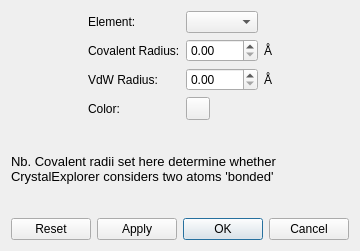
<?xml version="1.0" encoding="UTF-8"?>
<ui version="4.0">
 <class>ElementEditor</class>
 <widget class="QDialog" name="ElementEditor">
  <property name="geometry">
   <rect>
    <x>0</x>
    <y>0</y>
    <width>347</width>
    <height>251</height>
   </rect>
  </property>
  <property name="windowTitle">
   <string>Element editor</string>
  </property>
  <layout class="QVBoxLayout" name="verticalLayout">
   <item>
    <layout class="QGridLayout" name="gridLayout">
     <item row="1" column="3">
      <widget class="QLabel" name="label_4">
       <property name="text">
        <string>Å</string>
       </property>
      </widget>
     </item>
     <item row="2" column="1">
      <widget class="QLabel" name="label">
       <property name="text">
        <string>VdW Radius:</string>
       </property>
      </widget>
     </item>
     <item row="2" column="3">
      <widget class="QLabel" name="label_5">
       <property name="text">
        <string>Å</string>
       </property>
      </widget>
     </item>
     <item row="3" column="1">
      <widget class="QLabel" name="label_3">
       <property name="text">
        <string>Color:</string>
       </property>
      </widget>
     </item>
     <item row="1" column="1">
      <widget class="QLabel" name="label_2">
       <property name="text">
        <string>Covalent Radius:</string>
       </property>
      </widget>
     </item>
     <item row="1" column="2">
      <widget class="QDoubleSpinBox" name="covRadiusSpinBox">
       <property name="singleStep">
        <double>0.010000000000000</double>
       </property>
      </widget>
     </item>
     <item row="2" column="2">
      <widget class="QDoubleSpinBox" name="vdwRadiusSpinBox">
       <property name="singleStep">
        <double>0.010000000000000</double>
       </property>
      </widget>
     </item>
     <item row="3" column="2">
      <widget class="QToolButton" name="colorButton">
       <property name="text">
        <string/>
       </property>
      </widget>
     </item>
     <item row="0" column="2">
      <widget class="QComboBox" name="elementComboBox"/>
     </item>
     <item row="0" column="1">
      <widget class="QLabel" name="label_6">
       <property name="text">
        <string>Element:</string>
       </property>
      </widget>
     </item>
     <item row="1" column="0">
      <spacer name="horizontalSpacer">
       <property name="orientation">
        <enum>Qt::Horizontal</enum>
       </property>
       <property name="sizeHint" stdset="0">
        <size>
         <width>40</width>
         <height>20</height>
        </size>
       </property>
      </spacer>
     </item>
     <item row="1" column="4">
      <spacer name="horizontalSpacer_2">
       <property name="orientation">
        <enum>Qt::Horizontal</enum>
       </property>
       <property name="sizeHint" stdset="0">
        <size>
         <width>40</width>
         <height>20</height>
        </size>
       </property>
      </spacer>
     </item>
    </layout>
   </item>
   <item>
    <widget class="QLabel" name="textLabel1_11">
     <property name="font">
      <font>
       <pointsize>10</pointsize>
      </font>
     </property>
     <property name="text">
      <string>Nb. Covalent radii set here determine whether CrystalExplorer considers two atoms 'bonded'</string>
     </property>
     <property name="alignment">
      <set>Qt::AlignVCenter</set>
     </property>
     <property name="wordWrap">
      <bool>true</bool>
     </property>
    </widget>
   </item>
   <item>
    <layout class="QHBoxLayout" name="horizontalLayout">
     <item>
      <widget class="QPushButton" name="resetButton">
       <property name="text">
        <string>Reset</string>
       </property>
      </widget>
     </item>
     <item>
      <widget class="QPushButton" name="applyButton">
       <property name="text">
        <string>Apply</string>
       </property>
      </widget>
     </item>
     <item>
      <widget class="QDialogButtonBox" name="buttonBox">
       <property name="orientation">
        <enum>Qt::Horizontal</enum>
       </property>
       <property name="standardButtons">
        <set>QDialogButtonBox::Cancel|QDialogButtonBox::Ok</set>
       </property>
      </widget>
     </item>
    </layout>
   </item>
  </layout>
 </widget>
 <resources/>
 <connections>
  <connection>
   <sender>buttonBox</sender>
   <signal>accepted()</signal>
   <receiver>ElementEditor</receiver>
   <slot>accept()</slot>
   <hints>
    <hint type="sourcelabel">
     <x>248</x>
     <y>254</y>
    </hint>
    <hint type="destinationlabel">
     <x>157</x>
     <y>274</y>
    </hint>
   </hints>
  </connection>
  <connection>
   <sender>buttonBox</sender>
   <signal>rejected()</signal>
   <receiver>ElementEditor</receiver>
   <slot>reject()</slot>
   <hints>
    <hint type="sourcelabel">
     <x>316</x>
     <y>260</y>
    </hint>
    <hint type="destinationlabel">
     <x>286</x>
     <y>274</y>
    </hint>
   </hints>
  </connection>
 </connections>
</ui>
